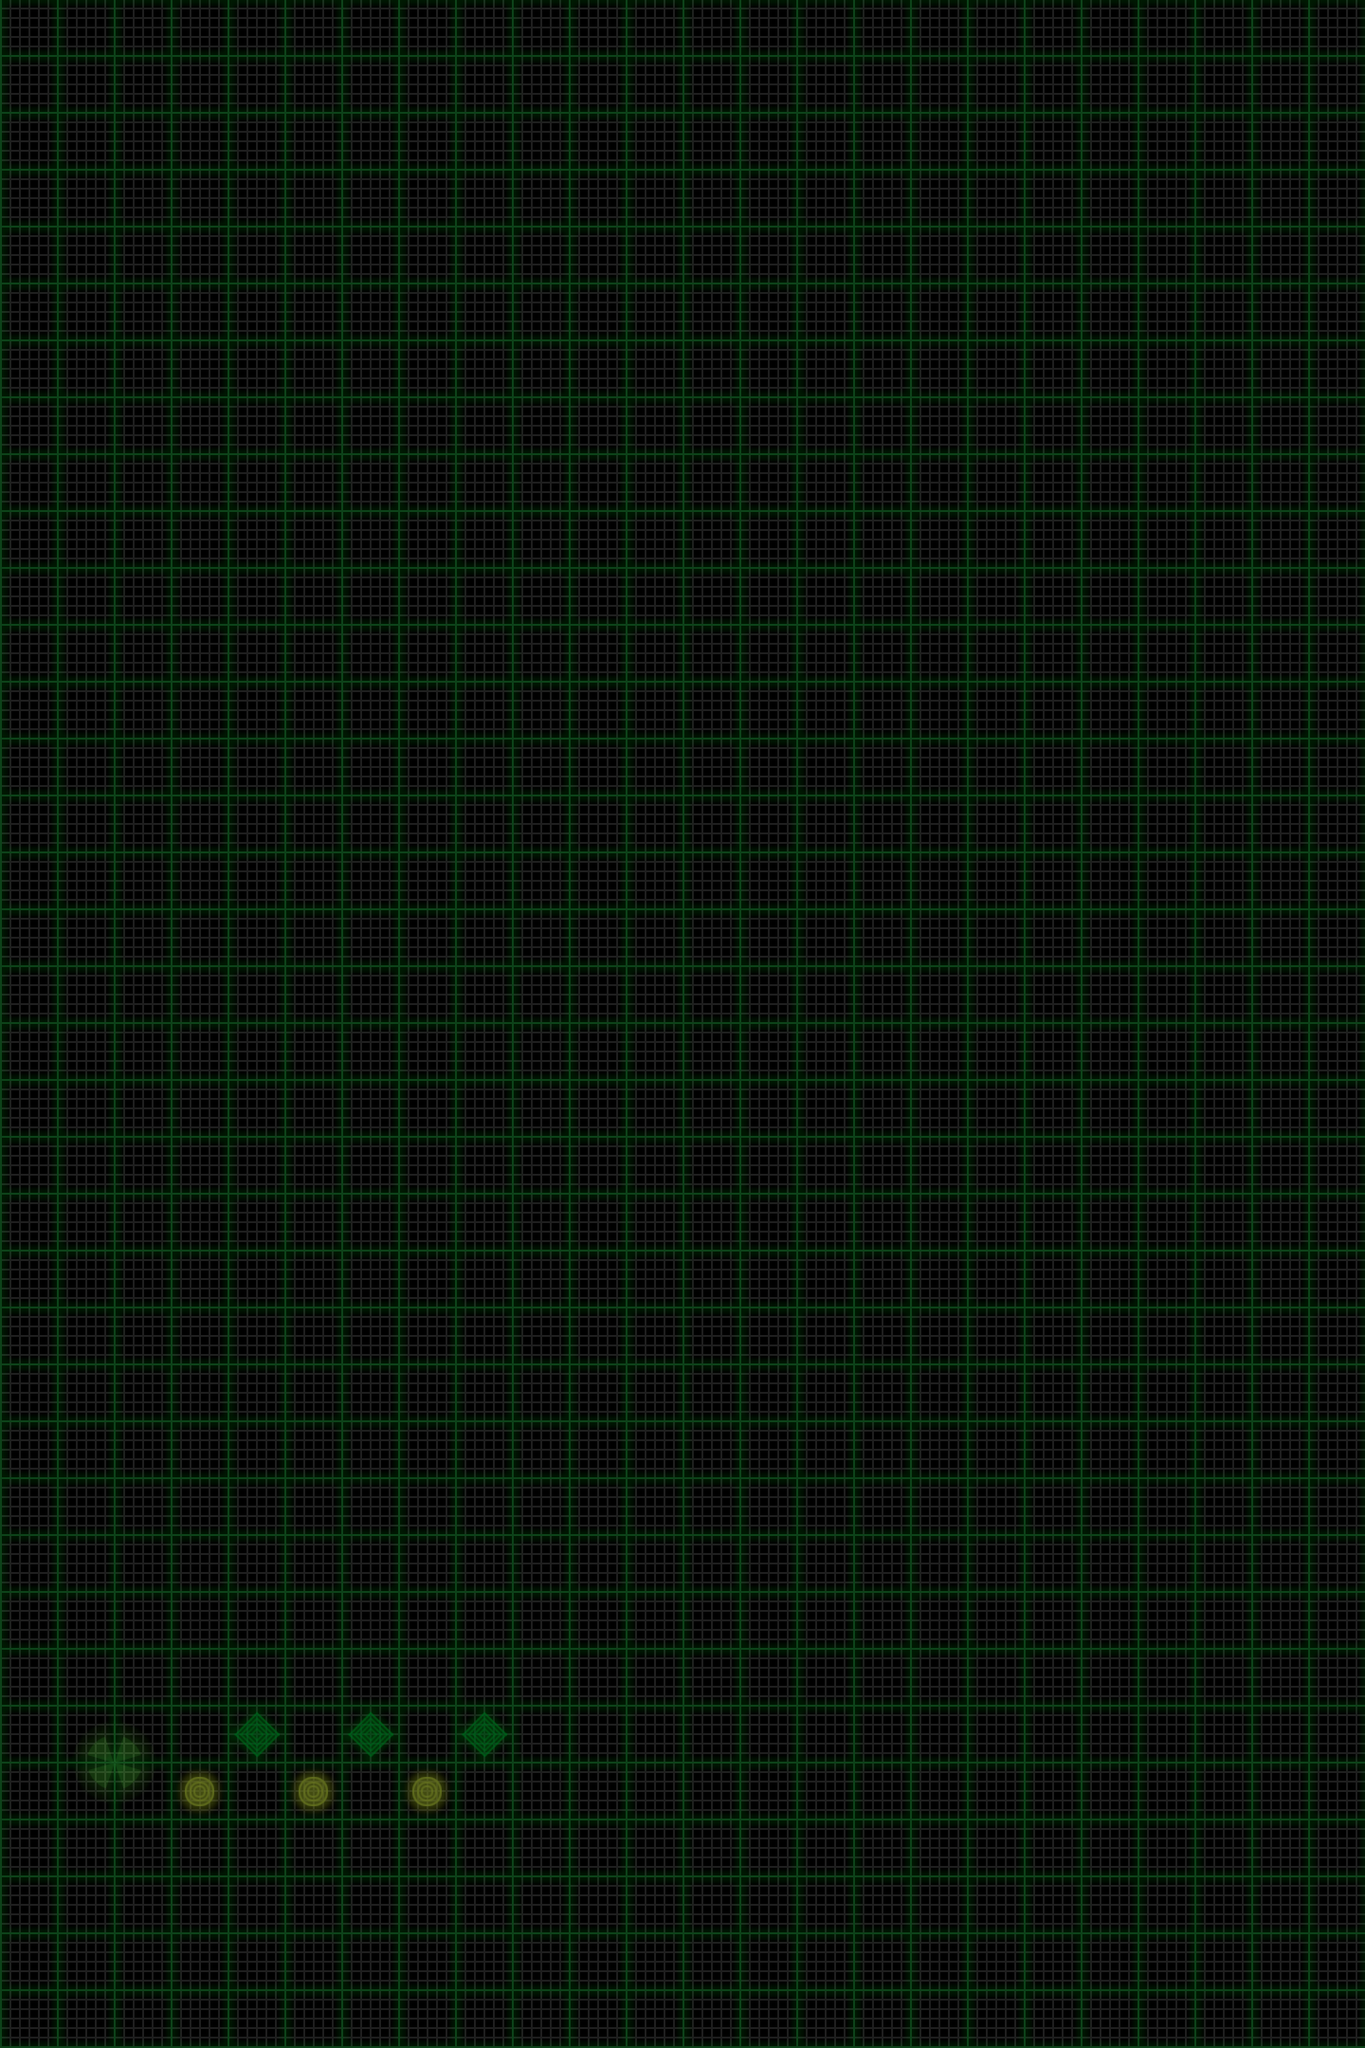

The image is a tile-based game level rendered from a .tmx file. Its description and source (layers, tilesets, objects; grid data summarised) follow:
An orthogonal 24x36 tile map with 60x60 px tiles, 4 tile layers (map, terrain, items, sand), 2 tilesets and 1 object (startSite).

<map version="1.0" orientation="orthogonal" width="24" height="36" tilewidth="60" tileheight="60">
 <tileset firstgid="1" name="map" tilewidth="60" tileheight="60">
  <image source="map.png" />
  <tile id="0">
   <properties>
    <property name="mapID" value="empty" />
   </properties>
  </tile>
  <tile id="1">
   <properties>
    <property name="mapID" value="down-1" />
   </properties>
  </tile>
  <tile id="2">
   <properties>
    <property name="mapID" value="down-2" />
   </properties>
  </tile>
  <tile id="3">
   <properties>
    <property name="mapID" value="down-3" />
   </properties>
  </tile>
  <tile id="4">
   <properties>
    <property name="mapID" value="down-4" />
   </properties>
  </tile>
  <tile id="5">
   <properties>
    <property name="mapID" value="down-5" />
   </properties>
  </tile>
  <tile id="6">
   <properties>
    <property name="mapID" value="up-1" />
   </properties>
  </tile>
  <tile id="7">
   <properties>
    <property name="mapID" value="up-2" />
   </properties>
  </tile>
  <tile id="8">
   <properties>
    <property name="mapID" value="up-3" />
   </properties>
  </tile>
  <tile id="9">
   <properties>
    <property name="mapID" value="up-4" />
   </properties>
  </tile>
  <tile id="10">
   <properties>
    <property name="mapID" value="up-5" />
   </properties>
  </tile>
 </tileset>
 <tileset firstgid="17" name="items" tilewidth="60" tileheight="60">
  <image source="items.png" />
  <tile id="0">
   <properties>
    <property name="itemID" value="station" />
   </properties>
  </tile>
  <tile id="1">
   <properties>
    <property name="itemID" value="sensorSite" />
   </properties>
  </tile>
  <tile id="8">
   <properties>
    <property name="itemID" value="station" />
   </properties>
  </tile>
  <tile id="9">
   <properties>
    <property name="itemID" value="sensor" />
   </properties>
  </tile>
  <tile id="16">
   <properties>
    <property name="itemID" value="station" />
   </properties>
  </tile>
  <tile id="17">
   <properties>
    <property name="itemID" value="sample" />
   </properties>
  </tile>
  <tile id="24">
   <properties>
    <property name="itemID" value="station" />
   </properties>
  </tile>
 </tileset>
 <layer name="map" width="24" height="36">
  <data>[864 cells, 864 non-empty, 1 distinct tile ids]</data>
 </layer>
 <layer name="terrain" width="24" height="36">
  <data>[864 cells, 0 non-empty, 0 distinct tile ids]</data>
 </layer>
 <layer name="items" width="24" height="36">
  <data>[864 cells, 10 non-empty, 6 distinct tile ids]</data>
 </layer>
 <layer name="sand" width="24" height="36">
  <data>[864 cells, 0 non-empty, 0 distinct tile ids]</data>
 </layer>
 <objectgroup name="objects" width="24" height="36">
  <object name="startSite" x="150" y="1830">
   <properties>
    <property name="bearing" value="east" />
    <property name="energy" value="36" />
    <property name="expectedCodeScore" value="50" />
    <property name="sampleSites" value="3" />
    <property name="sensorSites" value="3" />
    <property name="zoom" value="out" />
   </properties>
  </object>
 </objectgroup>
</map>
